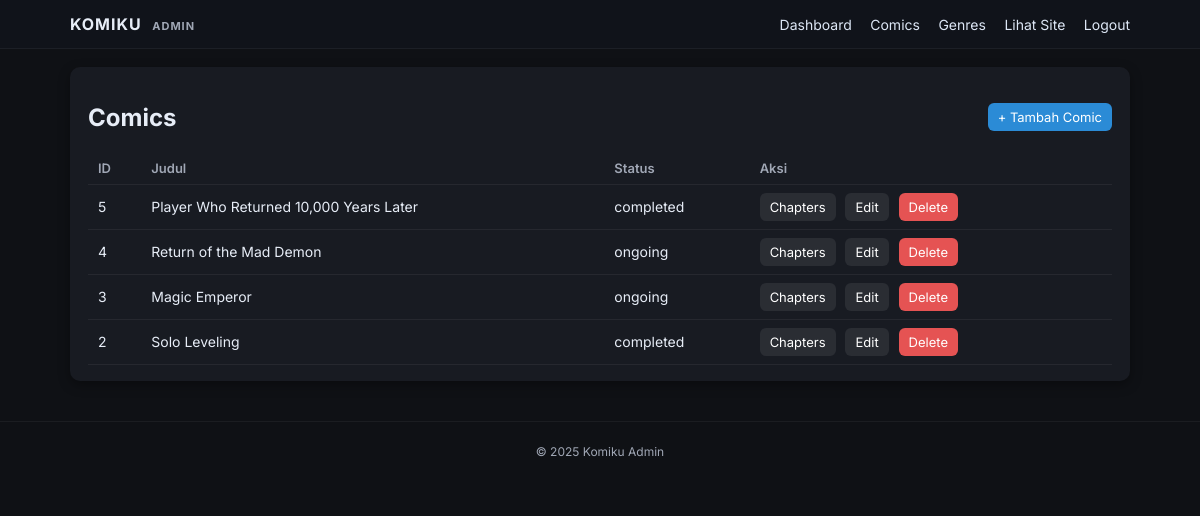
/admin/comics.php (signed in), run on the app's committed database.
### tables this page shows
CREATE TABLE `comics` (
  `id` int(11) NOT NULL,
  `title` varchar(255) DEFAULT NULL,
  `synopsis` text DEFAULT NULL,
  `cover` varchar(255) DEFAULT NULL,
  `status` enum('ongoing','completed') DEFAULT 'ongoing',
  `created_at` timestamp NOT NULL DEFAULT current_timestamp()
);

### admin/comics.php (the view, shortened to what this page needs)
<?php
require '../config.php';
$comics = $pdo->query('SELECT * FROM comics ORDER BY id DESC')->fetchAll();
?>
<?php include 'admin_header.php'; ?>
<div class="admin-card">
  <div style="display:flex;justify-content:space-between;align-items:center;">
    <h2>Comics</h2>
    <a class="btn btn-primary" href="add_comic.php">+ Tambah Comic</a>
  </div>
  <table class="table">
    <tr>
      <th>ID</th>
      <th>Judul</th>
      <th>Status</th>
      <th>Aksi</th>
    </tr>
    <?php foreach($comics as $c): ?>
      <tr>
        <td><?php echo $c['id']; ?></td>
        <td><?php echo htmlspecialchars($c['title']); ?></td>
        <td><?php echo htmlspecialchars($c['status']); ?></td>
        <td class="actions">
          <a class="btn btn-secondary" href="chapters.php?comic_id=<?php echo $c['id']; ?>">Chapters</a>
          <a class="btn btn-secondary" href="edit_comic.php?id=<?php echo $c['id']; ?>">Edit</a>
          <a class="btn btn-danger" href="delete_comic.php?id=<?php echo $c['id']; ?>" onclick="return confirm('Hapus comic ini?')">Delete</a>
        </td>
      </tr>
    <?php endforeach; ?>
  </table>
</div>
<?php include 'admin_footer.php'; ?>

### assets/css/admin.css (style rules this page uses)
:root { --bg:#0f1115; --card:#181b22; --muted:#a0a7b5; --accent:#2b8bd6; --danger:#e55353; }
* { box-sizing:border-box }
body { margin:0; font-family:Inter,system-ui,-apple-system,Segoe UI,Roboto,'Helvetica Neue',Arial; background:var(--bg); color:#e7edf7; }
.admin-card { background:var(--card); border-radius:10px; padding:16px 18px; box-shadow:0 4px 12px rgba(0,0,0,0.35); }
.table { width:100%; border-collapse:collapse; font-size:14px; }
.table th, .table td { padding:8px 10px; border-bottom:1px solid rgba(255,255,255,0.06); }
.table th { text-align:left; font-weight:600; font-size:13px; color:var(--muted); }
.btn { display:inline-block; padding:6px 10px; border-radius:6px; font-size:13px; text-decoration:none; border:none; cursor:pointer; }
.btn-primary { background:var(--accent); color:#fff; }
.btn-secondary { background:rgba(255,255,255,0.08); color:#fff; }
.btn-danger { background:var(--danger); color:#fff; }
.actions a { margin-right:6px; }

### data on the page
comics: id "5", title "Player Who Returned 10,000 Years Later", status "completed"
comics: id "4", title "Return of the Mad Demon", status "ongoing"
comics: id "3", title "Magic Emperor", status "ongoing"
comics: id "2", title "Solo Leveling", status "completed"
